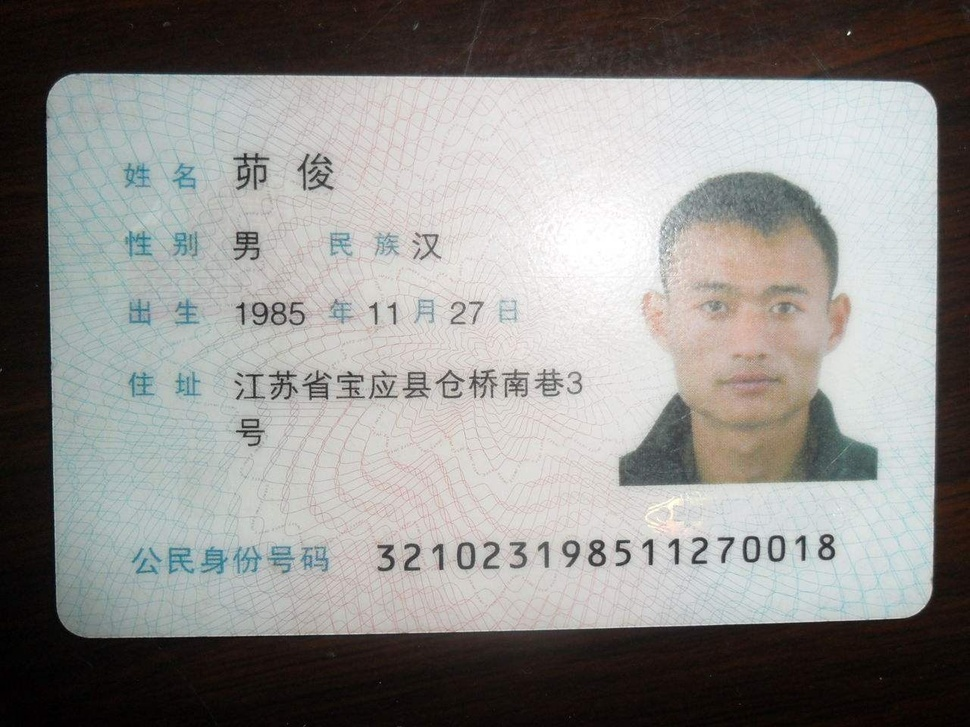
#> input picture tamper_data/good/0037.jpg, 970 x 727 px, shrunk from 1280 x 960 before the run
$ python -i feature_gradient.py   (imports and definitions only)   (older library calls are emulated)
#> lines starting #> are read from the running program, lines starting #| are printed output that depends on the picture
"""
梯度一致性检测
原理：分析图像梯度的空间分布一致性
"""

import cv2
import numpy as np

def extract_gradient_features(image_path):
    """提取梯度特征"""
#> called with image_path = '../../tamper_data/good/0037.jpg'
    img = cv2.imread(image_path)
#> img is the input picture: shape (727, 970, 3); mean B, G, R 139.1, 141.5, 143
    if img is None:
        return None

    gray = cv2.cvtColor(img, cv2.COLOR_BGR2GRAY).astype(float)
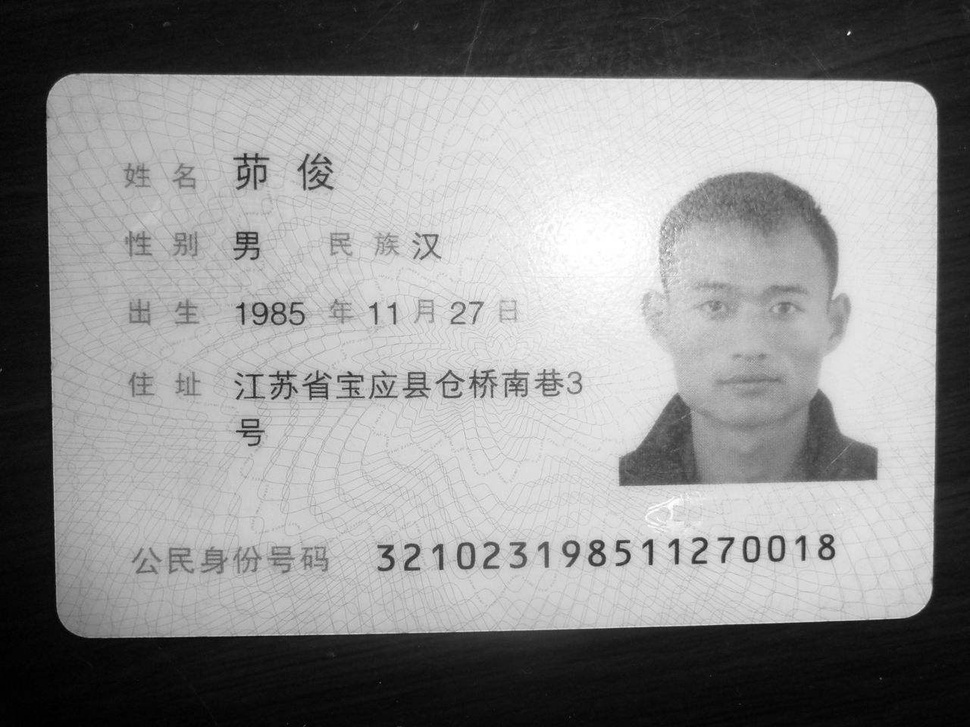
#> gray: shape (727, 970) float64; min 0, max 255, mean 141.7

    # 计算梯度
    gx = cv2.Sobel(gray, cv2.CV_64F, 1, 0, ksize=3)
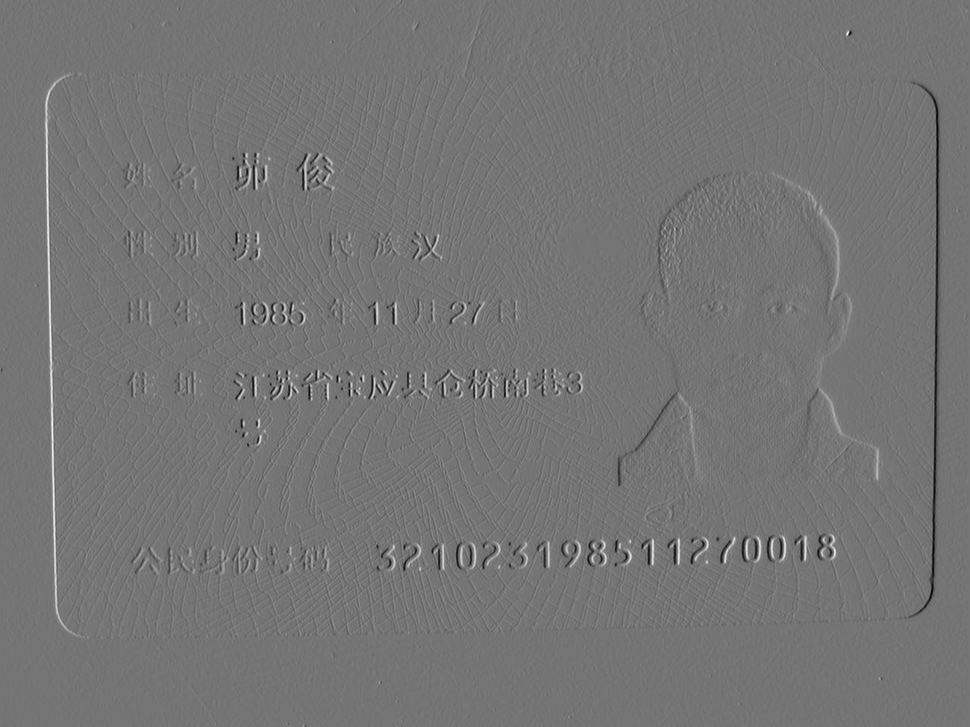
#> gx: shape (727, 970) float64; min -605, max 710, mean 0.1; drawn with min black and max white
    gy = cv2.Sobel(gray, cv2.CV_64F, 0, 1, ksize=3)
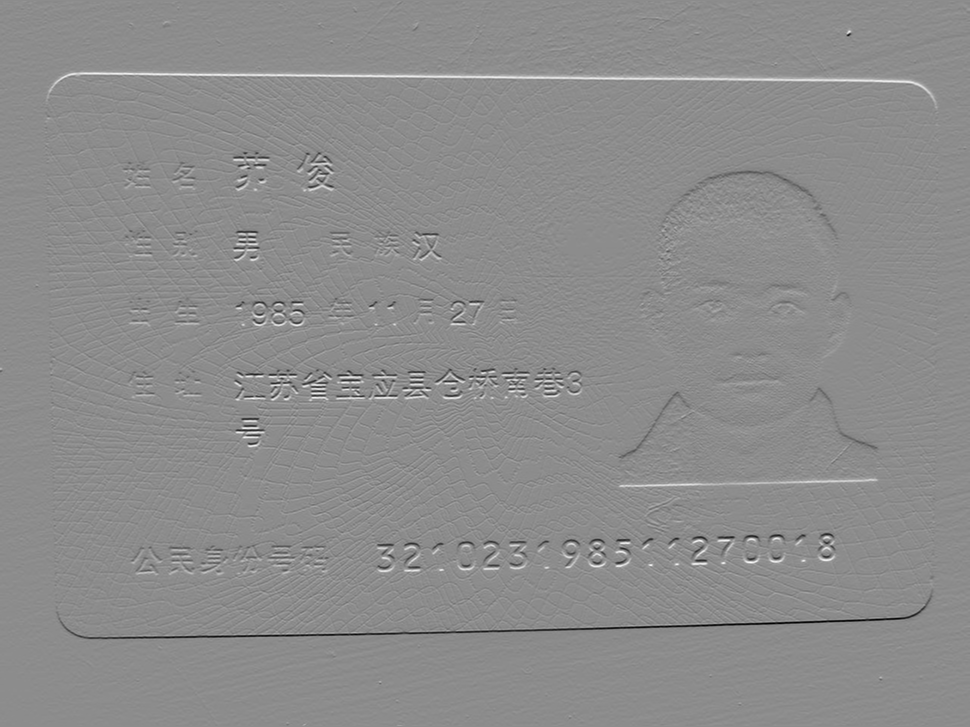
#> gy: shape (727, 970) float64; min -761, max 619, mean -0.2; drawn with min black and max white

    magnitude = np.sqrt(gx**2 + gy**2)
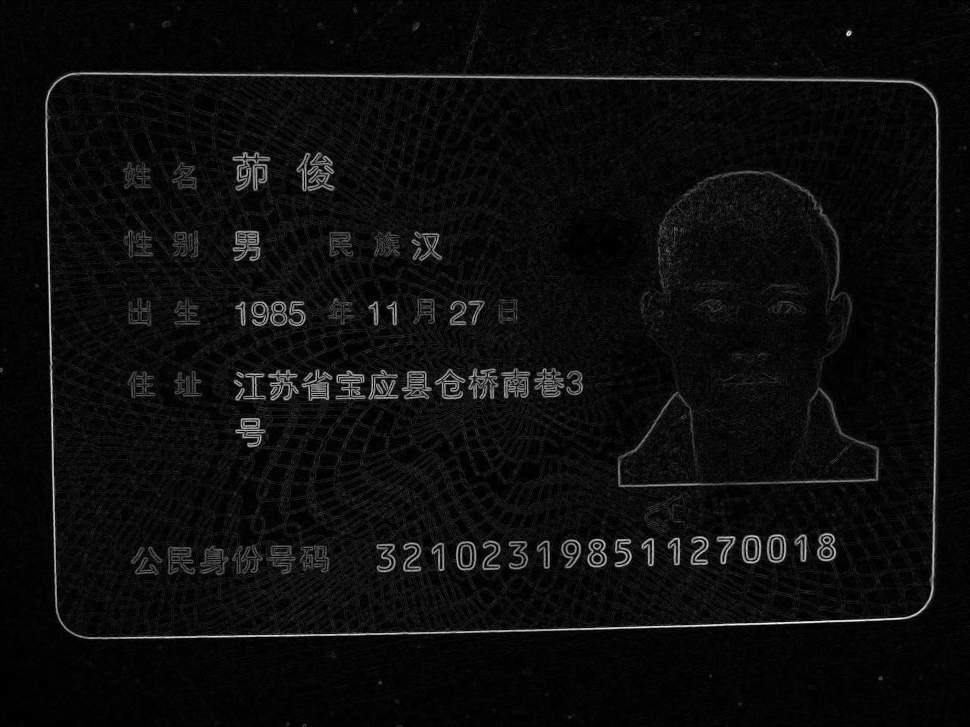
#> magnitude: shape (727, 970) float64; min 0, max 778, mean 40.2; drawn with min black and max white
    direction = np.arctan2(gy, gx)
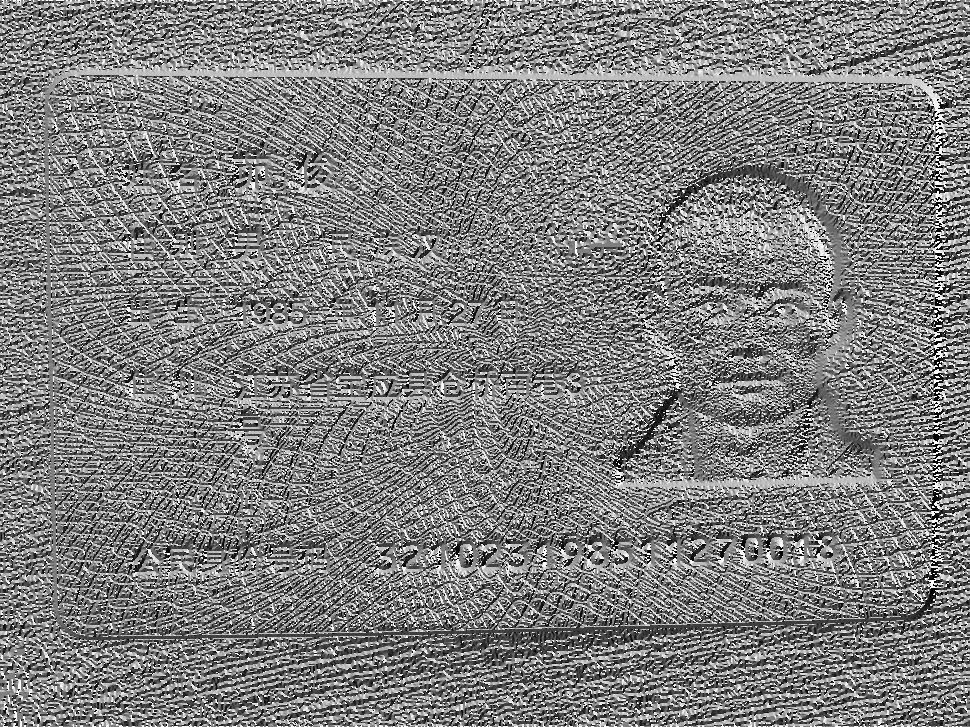
#> direction: shape (727, 970) float64; min -3.14, max 3.14, mean -0.00801; drawn with min black and max white

    h, w = gray.shape
#> h = 727; w = 970
    block_size = 32

    block_features = []

    for i in range(0, h - block_size, block_size):
        for j in range(0, w - block_size, block_size):
            block_mag = magnitude[i:i+block_size, j:j+block_size]
            block_dir = direction[i:i+block_size, j:j+block_size]

            mean_mag = np.mean(block_mag)
            std_mag = np.std(block_mag)
            mean_dir = np.mean(np.abs(block_dir))
            std_dir = np.std(block_dir)

            block_features.append([mean_mag, std_mag, mean_dir, std_dir])
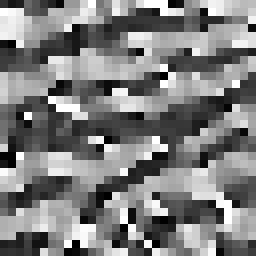
#> block_dir: shape (32, 32) float64 (shown 8 times larger); min -3.1, max 3.14, mean -0.0103; drawn with min black and max white
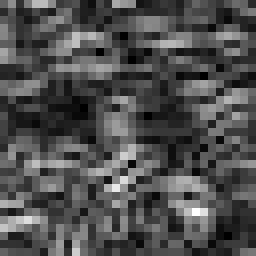
#> block_mag: shape (32, 32) float64 (shown 8 times larger); min 0, max 36.22, mean 11.3; drawn with min black and max white
#> after the loop, block_features = 660 items, first 6: [15.71, 8.61, 1.54, 1.77], [15.41, 8.31, 1.53, 1.74], [14.9, 7.84, 1.52, 1.75], [14.35, 7.34, 1.51, 1.74], [16.54, 13.15, 1.57, 1.81], [18.51, 19.69, 1.52, 1.75]

    if len(block_features) == 0:
        return None

    block_features = np.array(block_features)
#> block_features = 660 rows, first 6: [15.71, 8.61, 1.54, 1.77], [15.41, 8.31, 1.53, 1.74], [14.9, 7.84, 1.52, 1.75], [14.35, 7.34, 1.51, 1.74], [16.54, 13.15, 1.57, 1.81], [18.51, 19.69, 1.52, 1.75]

    # 计算全局一致性
    consistency = np.std(block_features, axis=0)
#> consistency = [27.44, 42.7, 0.132, 0.119]

    return consistency


def detect_tampering_gradient(image_path, threshold=2.0):
    """使用梯度一致性检测篡改"""
    features = extract_gradient_features(image_path)

    if features is None:
        return False, 0

    score = np.mean(features)

    is_tampered = score > threshold

    return is_tampered, float(score)

>>> result = extract_gradient_features('../../tamper_data/good/0037.jpg')
#> result = [27.44, 42.7, 0.132, 0.119]

$ run again, on tamper_data/good/0039.jpg
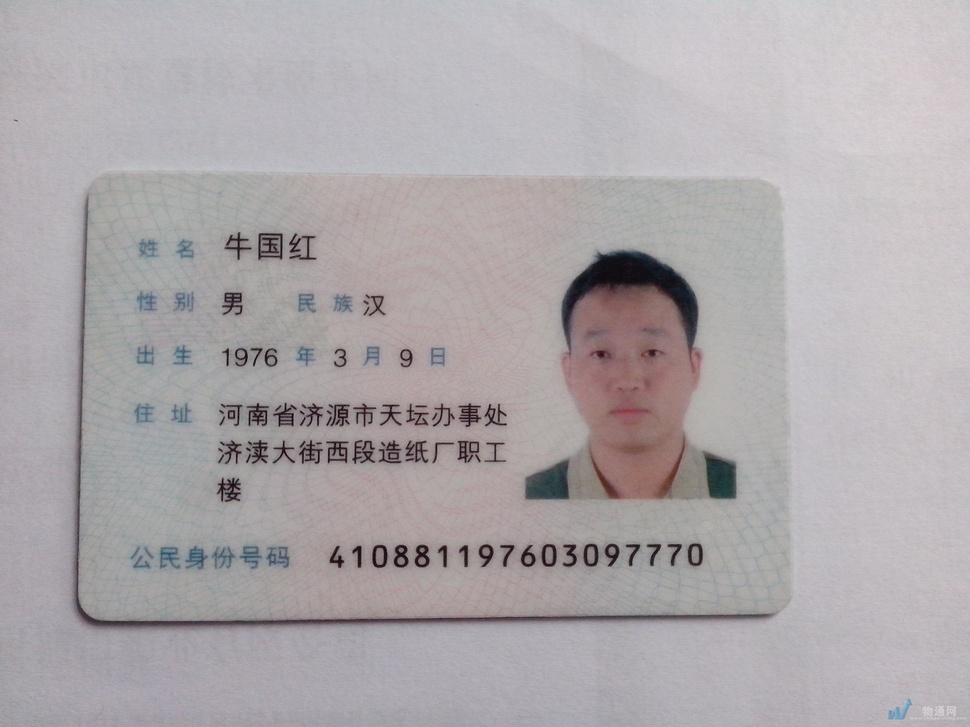
#> input picture tamper_data/good/0039.jpg, 970 x 727 px, shrunk from 2560 x 1920 before the run
#> in extract_gradient_features, img is the input picture: shape (727, 970, 3); mean B, G, R 171.5, 168.6, 173.7
#> in extract_gradient_features, `direction = np.arctan2(gy, gx)`:
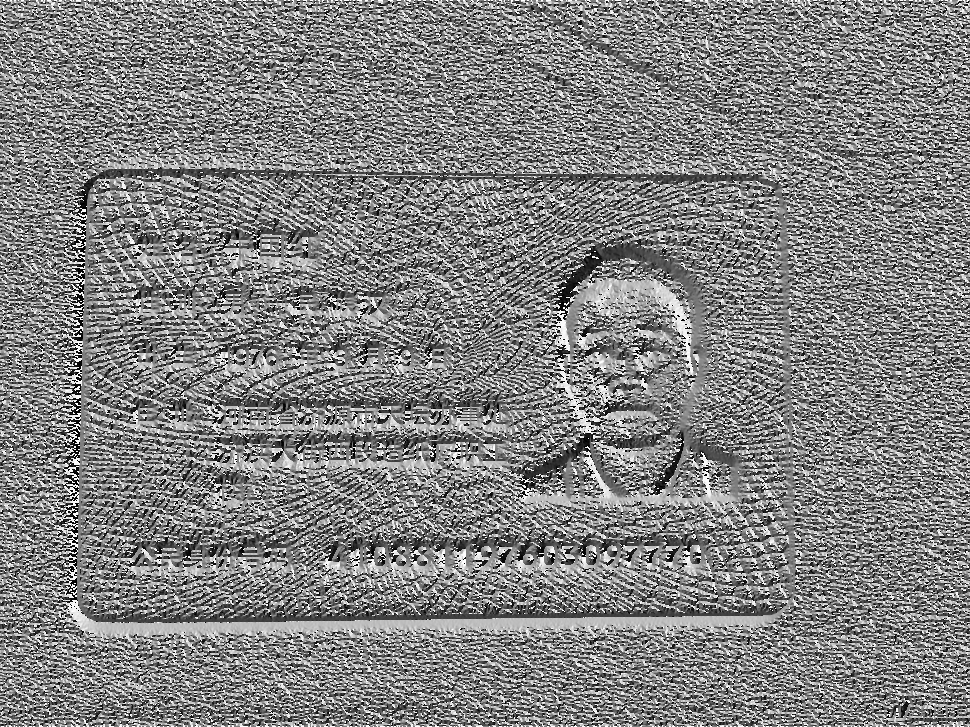
#> direction: shape (727, 970) float64; min -3.14, max 3.14, mean 0.0673; drawn with min black and max white
#> after the loop in extract_gradient_features, `for i in range(0, h - block_size, block_size):`:
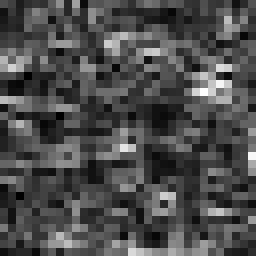
#> block_mag: shape (32, 32) float64 (shown 8 times larger); min 0, max 46.04, mean 13.8; drawn with min black and max white
#> after the loop in extract_gradient_features, `for i in range(0, h - block_size, block_size):`: block_features = 660 items, first 6: [13.92, 7.5, 1.39, 1.62], [11.96, 6.41, 1.53, 1.76], [11.02, 5.77, 1.53, 1.76], [12.12, 6.7, 1.56, 1.77], [11.12, 5.71, 1.51, 1.75], [10.98, 5.82, 1.48, 1.72]
#> in extract_gradient_features, `block_features = np.array(block_features)`: block_features = 660 rows, first 6: [13.92, 7.5, 1.39, 1.62], [11.96, 6.41, 1.53, 1.76], [11.02, 5.77, 1.53, 1.76], [12.12, 6.7, 1.56, 1.77], [11.12, 5.71, 1.51, 1.75], [10.98, 5.82, 1.48, 1.72]
#> consistency = [26.1, 36.23, 0.101, 0.101]

$ run again, on tamper_data/good/0221.jpg
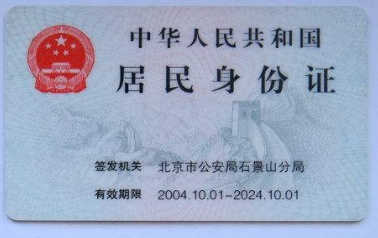
#> input picture tamper_data/good/0221.jpg, 378 x 238 px
#> in extract_gradient_features, img is the input picture: shape (238, 378, 3); mean B, G, R 193, 167.9, 156.9
#> after the loop in extract_gradient_features, `for i in range(0, h - block_size, block_size):`:
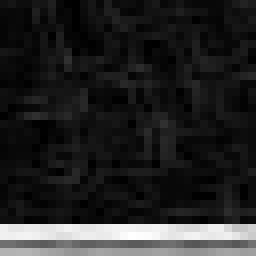
#> block_mag: shape (32, 32) float64 (shown 8 times larger); min 1.41, max 320, mean 47.5; drawn with min black and max white
#> after the loop in extract_gradient_features, `for i in range(0, h - block_size, block_size):`: block_features = 77 items, first 6: [26.32, 20.17, 1.63, 1.89], [37.49, 41.66, 1.62, 1.82], [31.84, 35.35, 1.51, 1.7], [21.5, 15.71, 1.59, 1.79], [36.56, 66.14, 1.56, 1.81], [50.15, 90.4, 1.53, 1.77]
#> in extract_gradient_features, `block_features = np.array(block_features)`: block_features = 77 rows, first 6: [26.32, 20.17, 1.63, 1.89], [37.49, 41.66, 1.62, 1.82], [31.84, 35.35, 1.51, 1.7], [21.5, 15.71, 1.59, 1.79], [36.56, 66.14, 1.56, 1.81], [50.15, 90.4, 1.53, 1.77]
#> consistency = [39.78, 49.81, 0.0705, 0.0693]
